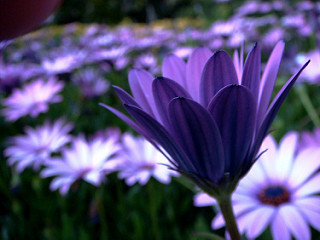
#> input picture Presentation_for_study/20200816_basic_ML_3/dataset/0/10.jpg, 320 x 240 px, given in place of 1.jpg, which was not available
$ jupyter execute --allow-errors 20200816_Single_Layer_Neural_Network.ipynb   (text cells are left out)
#> lines starting #> are read from the running program, lines starting #| are printed output that depends on the picture; long printed decimals are rounded; pictures that were not available may be replaced by others from this repository, and a replacement may not be noted
#> further down, img is the input picture: shape (240, 320, 3); mean R, G, B 84, 77.6, 115.6
#> `img = Image.fromarray(img).convert('L')`:
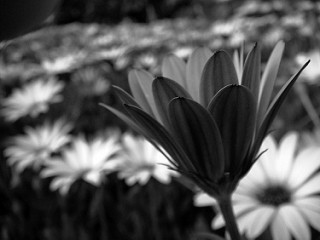
#> img: PIL image 320x240 L; min 0, max 255, mean 83.9
#> `data = img.resize((64,64))`:
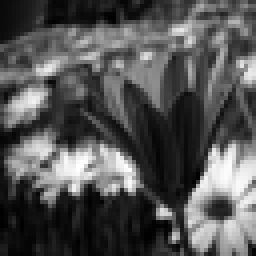
#> data: PIL image 64x64 L (shown 4 times larger); min 0, max 255, mean 83.9
#> pass 2 of the loop `for i in range(1,501):`:
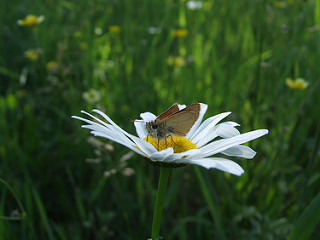
#> input picture Presentation_for_study/20200816_basic_ML_3/dataset/0/13.jpg, 320 x 240 px, given in place of 2.jpg, which was not available
#> img is the input picture: shape (240, 320, 3); mean R, G, B 48.5, 72.8, 37.9
#> `img = Image.fromarray(img).convert('L')`:
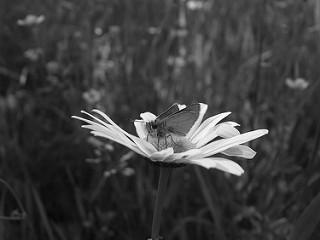
#> img: PIL image 320x240 L; min 4, max 254, mean 61.6
#> `data = img.resize((64,64))`:
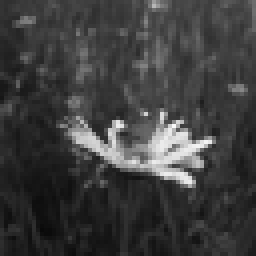
#> data: PIL image 64x64 L (shown 4 times larger); min 9, max 249, mean 61.6
[cell 1]
from PIL import Image
import numpy as np
import matplotlib.pyplot as plt
import random
from sklearn.model_selection import train_test_split
from sklearn.preprocessing import OneHotEncoder
import math
import sklearn.metrics as metrics

[cell 2]
x_orig = []
y_orig = np.zeros((1,100))

#> (the rest of this cell did not finish here and is left out)

[cell 3]
x_orig = np.array(x_orig)
print(x_orig.shape)
#| (3, 64, 64)
print(y_orig.shape)

[cell 4]
# Random shuffle
s = np.arange(x_orig.shape[0])
#> s = [0, 1, 2]
np.random.shuffle(s)

x_shuffle = x_orig[s,:]
y_shuffle = y_orig[:,s]
#> y_shuffle = [[0, 0, 0]]

print(x_shuffle.shape)
#| (3, 64, 64)
print(y_shuffle.shape)
#| (1, 3)

[cell 5]
plt.figure(figsize=(10,10))
#> (the rest of this cell did not finish here and is left out)

[cell 6]
# Split train and test datasets
x_train_orig, x_test_orig, y_train_orig, y_test_orig = train_test_split(x_shuffle,y_shuffle.T,
                                                                        test_size=0.2,  shuffle=True, random_state=1004)
#> y_train_orig = [0, 0]; y_test_orig = [0]

[cell 7]
print(x_train_orig.shape)
#| (2, 64, 64)
print (y_train_orig.shape)
#| (2, 1)

[cell 8]
# Flatten the training and test images
x_train_flatten = x_train_orig.reshape(x_train_orig.shape[0], -1).T
#> x_train_flatten = 4096 pairs, first value 9 to 249, second value 0 to 255
x_test_flatten = x_test_orig.reshape(x_test_orig.shape[0], -1).T
#> x_test_flatten = 4096 values, max 249 at index 2027, min 9 at index 3658, mean 61.56

# Normalize image vectors
x_train = x_train_flatten/255.
#> x_train = 4096 pairs, first value 0.0353 to 0.976, second value 0 to 1
x_test = x_test_flatten/255.
#> x_test = 4096 values, max 0.976 at index 2027, min 0.0353 at index 3658, mean 0.241

# Convert training and test labels to one hot matrices
enc = OneHotEncoder()
y1 = y_train_orig.reshape(-1,1)
#> y1 = [0, 0]
enc.fit(y1)
y_train = enc.transform(y1).toarray()
#> y_train = [1, 1]
y_train = y_train.T
#> y_train = [[1, 1]]

y2 = y_test_orig.reshape(-1,1)
#> y2 = [0]
enc.fit(y2)
y_test = enc.transform(y2).toarray()
#> y_test = [1]
y_test = y_test.T

# Explore dataset
print ("number of training examples = " + str(x_train.shape[1]))
#| number of training examples = 2
print ("number of test examples = " + str(x_test.shape[1]))
#| number of test examples = 1
print ("x_train shape: " + str(x_train.shape))
#| x_train shape: (4096, 2)
print ("y_train shape: " + str(y_train.shape))
#| y_train shape: (1, 2)
print ("x_test shape: " + str(x_test.shape))
#| x_test shape: (4096, 1)
print ("y_test shape: " + str(y_test.shape))
#| y_test shape: (1, 1)

[cell 9]
def initialize_parameters(nx, ny):
    """
    Argument:
        nx -- size of the input layer (4096)
        ny -- size of the output layer (3)

    Returns:
        W -- weight matrix of shape (ny, nx)
        b -- bias vector of shape (ny, 1)

    """
    np.random.seed(1)

    W = np.random.randn(ny,nx)*0.01
    b = np.zeros((ny,1))

    assert(W.shape == (ny, nx))
    assert(b.shape == (ny, 1))


    return W, b

[cell 10]
def softmax(Z):
    # compute the softmax activation

    S = np.exp(Z + np.max(Z)) / np.sum(np.exp(Z + np.max(Z)), axis = 0)

    return S

[cell 11]
def classlabel(Z):
    # probabilities back into class labels
    y_hat = Z.argmax(axis=0)

    return y_hat

[cell 12]
def propagate(W, b, X, Y):

    m = X.shape[1]

    # Forward Propagation
    Z = np.dot(W, X)+ b
    A = softmax(Z)     # compute activation

    cost = (-1/m) * np.sum(Y * np.log(A)) # compute cost (Cross_entropy)

    # Backward propagation
    dW = (1/m) * (np.dot(X,(A-Y).T)).T
    db = (1/m) * (np.sum(A-Y))

    grads = {"dW": dW,
             "db": db}

    return grads, cost

[cell 13]
def optimize(X, Y, num_iterations, learning_rate, print_cost = False):

    costs = []
    W, b = initialize_parameters(4096,5)
    for i in range(num_iterations):

        grads, cost = propagate(W,b,X,Y)

        dW = grads["dW"]
        db = grads["db"]

        W = W - (learning_rate) * dW
        b = b - (learning_rate) * db

        # Record the costs for plotting
        if i % 100 == 0:
            costs.append(cost)

        # Print the cost every 100 training iterations
        if print_cost and i % 200 == 0:
            print ("Cost after iteration %i: %f" %(i, cost))

    # plot the cost
    plt.plot(costs)
    plt.ylabel('cost')
    plt.xlabel('iterations (per 200)')
    plt.title("Learning rate =" + str(learning_rate))
    plt.show()

    # Lets save the trainded parameters in a variable
    params = {"W": W,
              "b": b}
    grads = {"dW": dW,
             "db": db}

    return params, grads, costs

[cell 14]
params, grads, costs = optimize(x_train, y_train, num_iterations= 1000, learning_rate = 0.01, print_cost = True)
#> the loop in optimize, `for i in range(num_iterations): ` made 1000 passes
#> (cost, db, b) on passes 1 to 3: (8.08, -4, [0.04, 0.04, 0.04, 0.04, 0.04]), (8.05, -4, [0.08, 0.08, 0.08, 0.08, 0.08]), (8.05, -4, [0.12, 0.12, 0.12, 0.12, 0.12])
#| Cost after iteration 0: 8.081
#| Cost after iteration 200: nan
#| Cost after iteration 400: nan
#| Cost after iteration 600: nan
#| Cost after iteration 800: nan
#> after the loop in optimize, `for i in range(num_iterations):`: b = [nan, nan, nan, nan, nan]; costs = [8.08, nan, nan, nan, nan, nan, nan, nan, nan, nan]
#> in optimize, `plt.show()`:
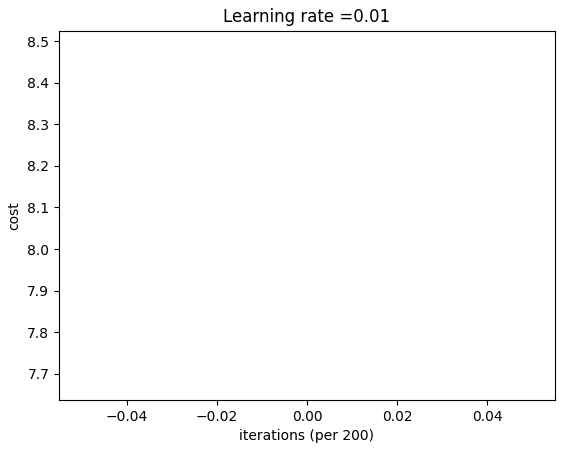
#> figure drawn by matplotlib, 1 panel
#> params = 2 items; grads = 2 items

print ("W = " + str(params["W"]))
#> (printed output is left out)
print ("b = " + str(params["b"]))
#| b = [[nan]
#|  [nan]
#|  [nan]
#|  [nan]
#|  [nan]]

[cell 15]
def predict(W, b, X) :

    m = X.shape[1]

    # Compute "A" predicting the probabilities
    Z = np.dot(W, X)+ b
    A = softmax(Z)

    # Convert probabilities A to actual predictions
    y_prediction = A.argmax(axis=0)


    return y_prediction

[cell 16]
# Predict test/train set
W1 = params['W']
b1 = params['b']
#> b1 = [nan, nan, nan, nan, nan]

y_prediction_train = predict(W1, b1, x_train)
#> in predict, `Z = np.dot(W, X)+ b`: Z = [[nan, nan], [nan, nan], [nan, nan], [nan, nan], [nan, nan]]
#> in predict, `A = softmax(Z)`: A has the same summary as Z
#> in predict, `y_prediction = A.argmax(axis=0)`: y_prediction = [0, 0]
#> y_prediction_train = [0, 0]
y_prediction_test = predict(W1, b1, x_test)
#> y_prediction_test = [0]
print(y_prediction_train)
#| [0 0]
print(y_prediction_test)
#| [0]

# Print train/test accuracy
print("train accuracy : ", metrics.accuracy_score(y_prediction_train, y_train_orig))
#| train accuracy :  1.0
print("test accuracy : ", metrics.accuracy_score(y_prediction_test, y_test_orig))
#| test accuracy :  1.0
